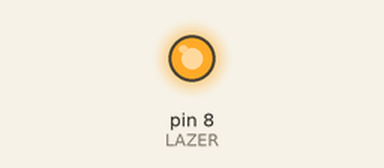
A sketch run on a simulated Arduino Uno, built with avr-gcc and run on an emulated ATmega328P. On the bench: output pins drawn as LEDs (lit = HIGH).

Above: at 0.6 s.
At 2.45 s:
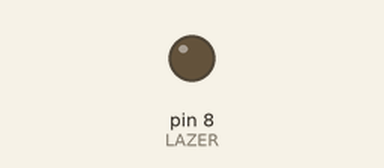
Timing chart, 0 to 3.0 s (numbered marks = the images above):
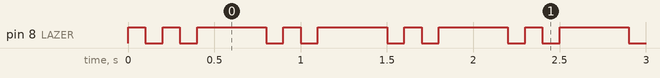

The sketch:

Bluetooth.ino
```cpp
#include <SoftwareSerial.h>
#define BTtx 2
#define BTrx 3
int LAZER = 8;

SoftwareSerial BT(BTtx , BTrx);

char data = 'B';

void setup(){
  BT.begin(9600);
  Serial.begin(9600);
  pinMode(LAZER , OUTPUT);
}

void loop(){
  if(BT.available()>0){
    data = BT.read();
  }
  if(data == 'B'){
    digitalWrite(LAZER , HIGH);
    delay(100);
    digitalWrite(LAZER , LOW);
    delay(100);
    digitalWrite(LAZER , HIGH);
    delay(100);
    digitalWrite(LAZER , LOW);
    delay(100);
    digitalWrite(LAZER , HIGH);
    delay(300);
  }
  if(data == 'T'){
    digitalWrite(LAZER , HIGH);
  }
  if(data == 'F'){
    digitalWrite(LAZER , LOW);
  }
}
```

Measured:
- by itself, pin 8 (LAZER): repeats every 0.70 s: LOW 0.10 s, HIGH 0.10 s, LOW 0.10 s, HIGH 0.40 s
- by itself, everything shown: repeats every 0.70 s, in 4 steps
